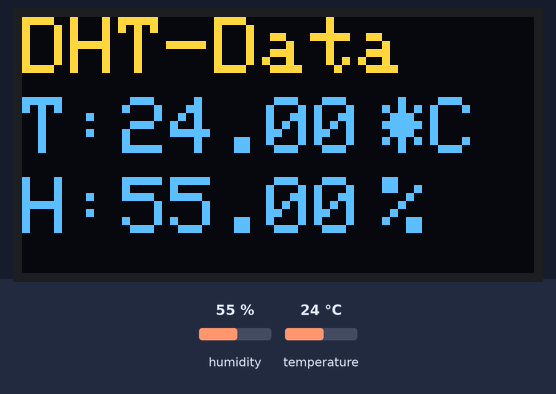
Recording of a sketch running on a simulated STM32 Blue Pill. Parts: 128×64 one-colour display. The test bench sets the inputs (shaded band); at power-on: humidity 55 %, temperature 24 °C. The OLED is the two-colour kind (top 16 rows yellow); what the sketch prints to the serial monitor is not drawn.

Above: at 3.2 s.
3.3 s: humidity set to 22 %
At 4.7 s:
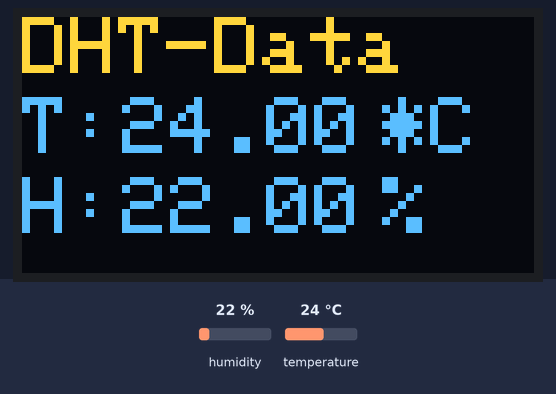
6.4 s: temperature set to 12 °C
At 9.3 s:
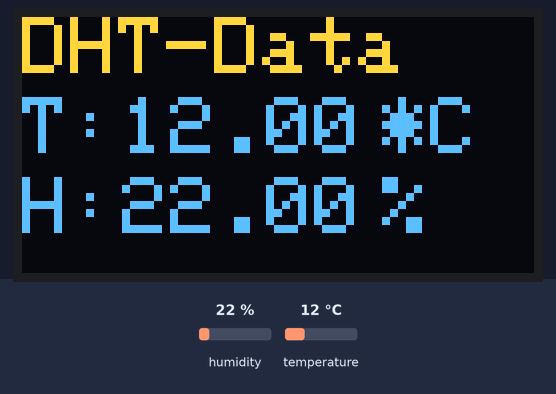
13.0 s: humidity set to 40 %
At 13.5 s:
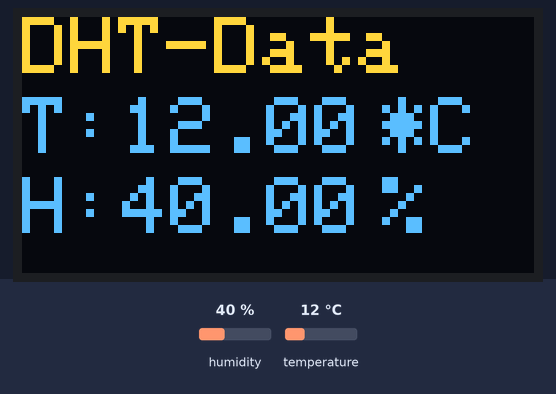
16.1 s: temperature set to 19 °C
At 19.7 s:
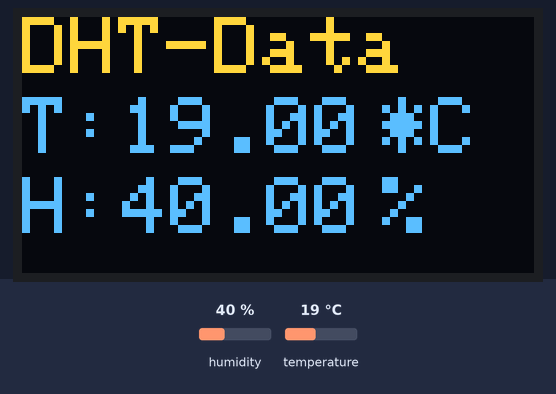
Timing chart, 0 to 21.2 s (numbered marks = the images above; inputs shaded):
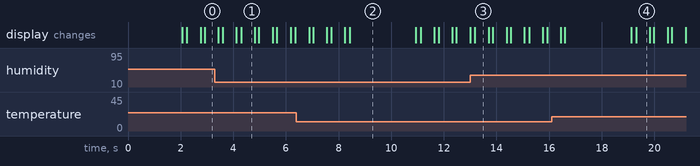

The sketch:

DHT11_OLED.ino
```cpp
#include <ArduinoJson.h>
#include <Adafruit_GFX.h>
#include <Adafruit_SSD1306.h>
#include <Adafruit_Sensor.h>                           // Adafruit sensor library by Adafruit
#include <DHT.h>


#define DHT_PIN          PC13                          // Enter the DHT pin
#define DHT_TYPE         DHT11

DHT dht(DHT_PIN, DHT_TYPE);                            // Initialize the DHT sensor with the specified pin and type

uint32_t lastReport = 0;
uint32_t Reporting_Interval = 1000 * 8;                // Reporting interval in milliseconds (8 seconds)


int i = 0;                     // Initialize an integer variable 'i'.
int fontsize = 1;              // Initialize an integer variable 'fontsize'.

/***************************************************************************************************************************************/
Adafruit_SSD1306 display = Adafruit_SSD1306(128, 64, &Wire);
/***********************************************************************************************/


void setup()
{


  oledInit();                                          // Initialize the OLED display.
  Serial.begin(9600);                                  // Initialize serial communication at 9600 baud
  dht.begin();                                         // Initialize the DHT sensor
  millis();                                            // This call to millis() doesn't do anything; it's not necessary.

}

void loop()
{

    display.clearDisplay();             // Clear the OLED display.
    oledDisplayHeaderShow("DHT-Data");   // Display a header on the OLED screen.

    float T_data = dht.readTemperature();  // Read temperature data from the DHT sensor
    float H_data = dht.readHumidity();     // Read humidity data from the DHT sensor

    oledScreenData(2, 0, 20, String("T:"));        // Display the  value on the OLED screen.
    oledScreenData(2, 25, 20, String(T_data));
    oledScreenData(2, 90, 20, String("*C"));

    oledScreenData(2, 0, 40, String("H:"));        // Display the  value on the OLED screen.
    oledScreenData(2, 25, 40, String(H_data));
    oledScreenData(2, 90, 40, String("%"));

    if (isnan(H_data) || isnan(T_data))
    {
      // Check if the sensor data is invalid (NaN), and if so, return without doing anything.
      return;
    }

    StaticJsonDocument<256> DHT11json;  // Create a JSON document with a capacity of 256 bytes
    DHT11json["temperature"] = T_data;  // Add temperature data to the JSON document
    DHT11json["humidity"] = H_data;     // Add humidity data to the JSON document
    String DHT11data;                   // Create a string to store the serialized JSON

    serializeJson(DHT11json, DHT11data);  // Serialize the JSON document to a string

    if ((millis() - lastReport) >= Reporting_Interval)
    {
      lastReport = millis();        // Update the last report time
      Serial.println(DHT11data);    // Print the JSON data to the serial monitor
      delay(2000);                  // Wait for 2 seconds before the next report
    }

   delay(500);
}

void oledInit()
{
  display.begin(SSD1306_SWITCHCAPVCC, 0x3C);    // Initialize the OLED display with specified settings.
  display.clearDisplay();                       // Clear the display.
  delay(2000);                                  // Wait for 2 seconds.
  display.clearDisplay();                       // Clear the display again.
  display.invertDisplay(false);                 // Set display inversion to false (normal mode).
}

void oledDisplayHeaderShow(String Header_Data)
{
  display.setTextSize(2);                      // Set the text size.
  display.setTextColor(WHITE);                 // Set the text color to white.
  display.setCursor(0, 0);                     // Set the cursor position.
  display.print(Header_Data);                  // Print the provided header text.
  display.display();                           // Display the text on the OLED screen.
}

void oledScreenData(int size, int x, int y, String get_screen_data)
{
  display.setTextSize(size);                    // Set the text size.
  display.setTextColor(WHITE);                   // Set the text color to white.
  display.setCursor(x, y);                       // Set the cursor position.
  display.print(get_screen_data);                // Print the provided screen data.
  display.display();                             // Display the data on the OLED screen.
}
```

Measured:
- after the input at 3.3 s, the display: first differs from a run without the input after 0.99 s (image 1)
- after the input at 6.4 s, the display: first differs from a run without the input after 2.0 s (image 2)
- after the input at 13.0 s, the display: first differs from a run without the input after 0.18 s (image 3)
- after the input at 16.1 s, the display: first differs from a run without the input after 3.2 s (image 4)
- what the display in image 1 shows lasts 0.5 s, from 4.3 s to 4.8 s
- what the display in image 2 shows lasts 2.5 s, from 8.4 s to 10.9 s
